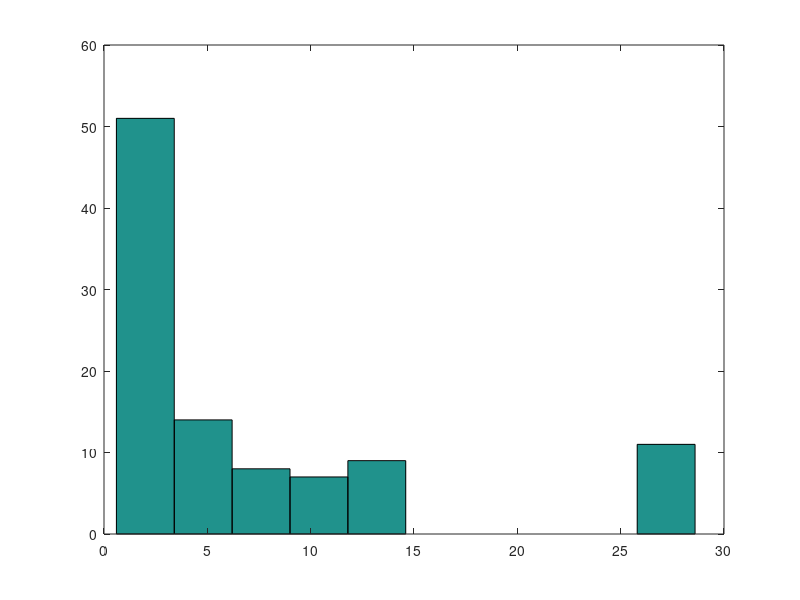

The MATLAB source for this figure: (Note: this script raises an error after producing the figure.)
%function [P_1, P234, P_5, P_6, P_7, P_8, P_9, P_10, P_11, P_12, bn] = Delay_Calculation(T_AUTH_CUAS, T_AUTH_USS, T_ID_valid, T_ID_Read, T_timeout_inerdict, T_Area, T_resp_delay, T_AUTH_DB, T_time, T_timeout, T_ID_DB, T_verifyID)
%function [delay, P_1,P234,P_5,P_6,P_7,P_8,P_9,P_10,P_11,P_12,bn]= Delay_Calculation(T_AUTH_CUAS,T_AUTH_USS,T_ID_valid,T_ID_Read,T_timeout_inerdict,T_Area,T_resp_delay,T_AUTH_DB,T_time,T_timeout,T_ID_DB,T_verifyID)
% P_1,P_2,P_3,P_4,P_5,P_6,P_7,P_8,P_9,P_10,P_11,P_12
clear all

T_AUTH_CUAS =1;
T_AUTH_USS =1;
T_ID_valid=0.1;
T_ID_Read= 0.1;
T_timeout_inerdict=0;
T_Area=0.1;
T_resp_delay=2;
T_AUTH_DB=1.2;
T_time=0.1;
T_timeout=3;
T_ID_DB=1.2;
T_verifyID=0.5;

% protocol 1 outcomes 
T_P1_C1= T_AUTH_CUAS +2* T_resp_delay + T_AUTH_USS + T_timeout ;
T_P1_C2= T_AUTH_CUAS +3* T_resp_delay + T_AUTH_USS ;
T_P1_C3_4= T_AUTH_CUAS +2* T_AUTH_USS + T_AUTH_CUAS +3* T_resp_delay ;
T_P1_C5=3* T_AUTH_CUAS +2* T_AUTH_USS + T_AUTH_CUAS + T_AUTH_CUAS +5* T_resp_delay ;
% protocol 2 outcomes 
T_P2_C1= T_AUTH_CUAS + T_resp_delay ;
T_P2_C2= T_AUTH_CUAS + T_resp_delay + T_AUTH_USS  + T_timeout_inerdict ;
T_P2_C3= T_AUTH_CUAS + T_resp_delay + T_AUTH_USS ;
% protocol 3 outcomes 

T_P3_C1= T_AUTH_CUAS + T_resp_delay ;
T_P3_C2= T_AUTH_CUAS + T_resp_delay + T_AUTH_USS  + T_timeout_inerdict ;
T_P3_C3= T_AUTH_CUAS + T_resp_delay + T_AUTH_USS ;
% protocol 4 outcomes 
T_P4_C1= 2*T_AUTH_CUAS  + T_resp_delay;
T_P4_C2= T_AUTH_CUAS +T_resp_delay + T_AUTH_USS +T_AUTH_CUAS;
% protocol 5 outcomes 
T_P5_C1= 2*T_AUTH_CUAS  + T_resp_delay;
T_P5_C2= T_AUTH_CUAS +T_resp_delay + T_AUTH_USS +T_AUTH_CUAS;
% protocol 6 outcomes 
T_P6_C1=2* T_AUTH_CUAS + T_resp_delay ;
T_P6_C2= T_AUTH_CUAS + T_resp_delay + T_AUTH_USS  + T_timeout_inerdict ;
T_P6_C3= T_resp_delay +2* T_AUTH_CUAS ;

% protocol 7 outcomes 
T_P7_C1= T_AUTH_CUAS + T_resp_delay +2* T_AUTH_USS + T_timeout + T_timeout_inerdict ;
T_P7_C2_3= T_AUTH_CUAS +3* T_resp_delay +3* T_AUTH_USS + T_timeout_inerdict ;
T_P7_C3=2* T_AUTH_USS +3* T_resp_delay +2* T_AUTH_CUAS ;

% protocol 8 
T_P8_C1= T_AUTH_CUAS + T_resp_delay +2* T_AUTH_USS + T_timeout + T_timeout_inerdict ;
T_P8_C2_3= T_AUTH_CUAS +3* T_resp_delay +3* T_AUTH_USS + T_timeout_inerdict ;
T_P8_C3=2* T_AUTH_USS +3* T_resp_delay +2* T_AUTH_CUAS ;

%path length

P_1=T_ID_Read  + T_AUTH_DB  ;
T_1= T_ID_Read  + T_AUTH_DB  +T_P1_C3_4 +T_AUTH_DB  + T_Area  + T_time  ;
P_2= T_ID_Read  + T_AUTH_DB  +T_P1_C1;
P_3= T_ID_Read  + T_AUTH_DB  +T_P1_C2;
P_4=2* T_ID_Read  +2* T_AUTH_DB  +T_P1_C5+max(T_P1_C1,T_P1_C2);
P234=max([P_2 P_3 P_4]);
P_5= T_ID_Read  + T_verifyID  ;
P_6= T_ID_Read  + T_verifyID  + T_ID_DB  + T_AUTH_DB  +T_P2_C1;
T_5= T_ID_Read  + T_verifyID  + T_ID_DB  + T_AUTH_DB  + T_P2_C3;
P_7= T_ID_Read  + T_AUTH_DB  +T_P1_C3_4;
P_8= T_ID_Read  + T_verifyID  + T_ID_DB  + T_AUTH_DB  +T_P2_C2;
T_2 =T_ID_Read  + T_verifyID  + T_ID_DB  + T_AUTH_DB+ T_P3_C1 + T_Area  + T_time;
T_2_2= T_ID_Read  + T_verifyID  + T_ID_DB  + T_AUTH_DB+ T_P3_C2 + T_ID_valid + T_AUTH_DB+T_Area + T_time;
P_9= T_ID_Read  + T_verifyID  + T_ID_DB  + T_ID_valid  + T_AUTH_DB +T_P4_C2 ;
T_6= T_ID_Read  + T_verifyID  + T_ID_DB  + T_ID_valid  + T_AUTH_DB  + T_P4_C1;
T_3 =T_ID_Read  + T_verifyID  + T_ID_DB  + T_AUTH_DB+ T_ID_valid + T_P5_C1 + T_Area  + T_time;
T_4= T_ID_Read  + T_verifyID  + T_ID_DB  + T_ID_valid  + T_AUTH_DB  +T_P6_C1;
T_7= T_ID_Read  + T_verifyID  + T_ID_DB  + T_ID_valid  + T_AUTH_DB  +T_P6_C3+ T_time;
P_10= T_ID_Read  + T_verifyID  + T_ID_DB  + T_ID_valid  + T_AUTH_DB  +T_P6_C2;
T_7_2= T_ID_Read  + T_verifyID  + T_ID_DB  + T_ID_valid  + T_AUTH_DB + T_Area +T_P7_C3+ T_time;
T_8_2= T_ID_Read  + T_verifyID  + T_ID_DB  + T_ID_valid  + T_AUTH_DB + T_Area +T_P8_C3+ T_time;

P_11= T_ID_Read  + T_verifyID  + T_ID_DB  + T_ID_valid  + T_AUTH_DB  + T_Area  + max( T_P7_C1,T_P7_C2_3) ;
P_12= T_ID_Read  + T_verifyID  + T_ID_DB  + T_ID_valid  + T_AUTH_DB  + T_Area  + T_time  + max( T_P8_C1,T_P8_C2_3);
T_7_c1= T_ID_Read  + T_verifyID  + T_ID_DB  + T_ID_valid  + T_AUTH_DB + T_Area +T_P7_C1+ T_time;
T_8_c1= T_ID_Read  + T_verifyID  + T_ID_DB  + T_ID_valid  + T_AUTH_DB + T_Area +T_P8_C1+ T_time;
T_coop=T_ID_Read  + T_verifyID  + T_ID_DB  + T_ID_valid  + T_AUTH_DB + T_Area + T_time;
for NoOfRandomDrones=100:100:1000

RandomDrones=round(rand(NoOfRandomDrones,10));

for i=1:NoOfRandomDrones
   if (~RandomDrones(i,1) && ~RandomDrones(i,5))
       delay(i)=P_1;
       proto(i)=0;
   elseif (~RandomDrones(i,1) && RandomDrones(i,5) && ~RandomDrones(i,9))
       delay(i)=P234;
       proto(i)= 1;
   elseif (RandomDrones(i,1) && ~RandomDrones(i,2))
       delay(i)=P_5;
       proto(i)= 0;
   elseif (RandomDrones(i,1) && RandomDrones(i,2) && ~RandomDrones(i,3)&& ~RandomDrones(i,5) && ~RandomDrones(i,10))
       delay(i)=P_6;
       proto(i)=2;
   elseif (~RandomDrones(i,1) && RandomDrones(i,5) && RandomDrones(i,9) && RandomDrones(i,8))
       delay(i)=P_7;
       proto(i)=1;
   elseif (RandomDrones(i,1) && RandomDrones(i,2) && ~RandomDrones(i,3) && ~RandomDrones(i,5) && RandomDrones(i,10))
       delay(i)= P_8;
       proto(i)=2;
   elseif (RandomDrones(i,1) && RandomDrones(i,2) && RandomDrones(i,3) && ~RandomDrones(i,4) && ~RandomDrones(i,5) && ~RandomDrones(i,10))
       delay(i)=P_9;
       proto(i)= 4;
   elseif (RandomDrones(i,1) && RandomDrones(i,2) && RandomDrones(i,3) && RandomDrones(i,4) && ~RandomDrones(i,5) && ~RandomDrones(i,10))
       delay(i)= P_10;
       proto(i)= 6;
   elseif (RandomDrones(i,1) && RandomDrones(i,2) && RandomDrones(i,3) && RandomDrones(i,4) && RandomDrones(i,5) && ~RandomDrones(i,6) && RandomDrones(i,8) && RandomDrones(i,9))
       delay(i)=P_11;
       proto(i)=7;
   elseif (RandomDrones(i,1) && RandomDrones(i,2) && RandomDrones(i,3) && RandomDrones(i,4) && RandomDrones(i,5) && RandomDrones(i,6) && ~RandomDrones(i,7) && RandomDrones(i,8) && RandomDrones(i,9))
       delay(i)=P_12;
       proto(i)= 8;
       elseif (RandomDrones(i,1) && RandomDrones(i,2) && ~RandomDrones(i,3) && RandomDrones(i,5) )
       delay(i)=T_2;
       proto(i)= 3;
       elseif (~RandomDrones(i,1) && RandomDrones(i,5) && RandomDrones(i,9) && ~RandomDrones(i,8) )
       delay(i)=T_1;
       proto(i)= 1;
       elseif (RandomDrones(i,1) && RandomDrones(i,2) && RandomDrones(i,3) && ~RandomDrones(i,4) && ~RandomDrones(i,5) && RandomDrones(i,10))
       delay(i)=T_6;
       proto(i)= 4;
       elseif (RandomDrones(i,1) && RandomDrones(i,2) && RandomDrones(i,3) && ~RandomDrones(i,4) && RandomDrones(i,5))
       delay(i)=T_3;
       proto(i)= 5;
       elseif (RandomDrones(i,1) && RandomDrones(i,2) && RandomDrones(i,3) && RandomDrones(i,4) && ~RandomDrones(i,5) && ~RandomDrones(i,8) && ~RandomDrones(i,10))
       delay(i)=T_4;
       proto(i)= 6;
   elseif (RandomDrones(i,1) && RandomDrones(i,2) && RandomDrones(i,3) && RandomDrones(i,4) && RandomDrones(i,5) && ~RandomDrones(i,6) &&  ~RandomDrones(i,8) && RandomDrones(i,9))
       delay(i)=T_7_2;
       proto(i)= 7;
       elseif (RandomDrones(i,1) && RandomDrones(i,2) && RandomDrones(i,3) && RandomDrones(i,4) && RandomDrones(i,5) && RandomDrones(i,6) && ~RandomDrones(i,7) && ~RandomDrones(i,8) && RandomDrones(i,9))
       delay(i)=T_8_2;
       proto(i)= 8;
       elseif (RandomDrones(i,1) && RandomDrones(i,2) && RandomDrones(i,3) && RandomDrones(i,4) && RandomDrones(i,5) && RandomDrones(i,6) && ~RandomDrones(i,7) &&  ~RandomDrones(i,9))
       delay(i)=T_8_c1;
       proto(i)= 8;
       elseif (RandomDrones(i,1) && RandomDrones(i,2) && RandomDrones(i,3) && RandomDrones(i,4) && RandomDrones(i,5) && ~RandomDrones(i,6) && RandomDrones(i,9))
       delay(i)=T_7_c1;
       proto(i)= 7;
   elseif (RandomDrones(i,1) && RandomDrones(i,2) && RandomDrones(i,3) && RandomDrones(i,4) && RandomDrones(i,5) && RandomDrones(i,6) && RandomDrones(i,7) && RandomDrones(i,8) && RandomDrones(i,9) && RandomDrones(i,10))
        delay(i)=T_coop;
        proto(i)=0;
   else 
       delay (i) = NaN;
       proto(i)= 0;
   end
       

end    
hist(delay);
figure
% n=histcounts(proto,9);
% bar([0:8],n);
% i0=1;
% i1=1;
% i2=1;i3=1;i4=1;i5=1;i6=1;i7=1;i8=1;
% for drone=1:1000
%     if proto(drone)==0
%         prt0(i0)=delay(drone);
%         i0=i0+1;
%     elseif proto(drone)==1
%         prt1(i1)=delay(drone);
%         i1=i1+1;
%           elseif proto(drone)==2
%         prt2(i2)=delay(drone);
%         i2=i2+1;
%           elseif proto(drone)==3
%         prt3(i3)=delay(drone);
%         i3=i3+1;
%           elseif proto(drone)==4
%         prt4(i4)=delay(drone);
%         i4=i4+1;
%           elseif proto(drone)==5
%         prt5(i5)=delay(drone);
%         i5=i5+1;  
%     elseif proto(drone)==6
%         prt6(i6)=delay(drone);
%         i6=i6+1;
%           elseif proto(drone)==7
%         prt7(i7)=delay(drone);
%         i7=i7+1;
%           elseif proto(drone)==8
%         prt8(i8)=delay(drone);
%         i8=i8+1;
%     end   
% end 
% m0=nanmean(prt0);
% m1=mean(prt1);
% m2=mean(prt2);
% m3=mean(prt3);
% m4=mean(prt4);
% m5=mean(prt5);
% m6=mean(prt6);
% m7=mean(prt7);
% m8=mean(prt8);
% bar([0:8], [m0 m1 m2 m3 m4 m5 m6 m7 m8])
% 
% Delay{NoOfRandomDrones/100}=delay;
AvgDelay(NoOfRandomDrones/100)=nanmean(delay);
clear delay;
Proto{NoOfRandomDrones/100}=proto;
clear proto; 
end
bar([100:100:1000],AvgDelay);
m=nanmean(delay);
bn=max([P_1,P234,P_5,P_6,P_7,P_8,P_9,P_10,P_11,P_12]);